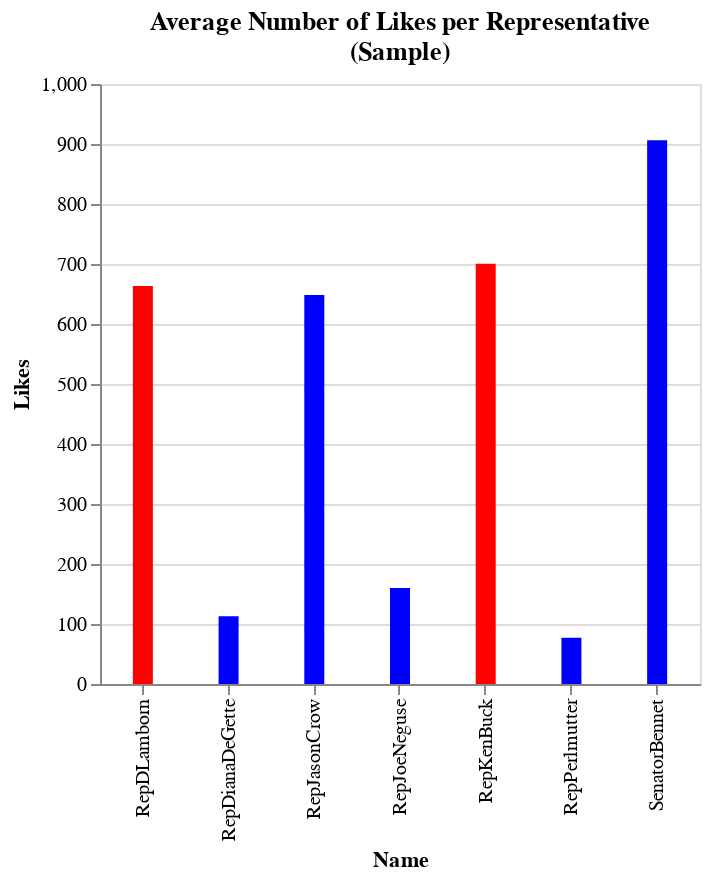

Notebook code cell kept with this figure:
### Code cell
import altair as alt
#,scale=alt.Scale(type='log')
#selection_repub = alt.selection_multi(fields=['name'])


base = alt.Chart(sumD).mark_bar(color='blue',size=10).encode(
    x=alt.X('name',sort = 'x',title='Name'),
    y=alt.Y('nlikes',title='Likes'),#,scale=alt.Scale(type='log')),
    #color=alt.condition(selection_repub, 'name', alt.value('blue')),
    #color= alt.Color('name', scale=alt.Scale(scheme='blue')),
    tooltip = ["nreplies","nretweets"]
).properties(
     title={
    "text": ["Average Number of Likes per Representative","(Sample)"]},
     width=300,
     height=300
)#.add_selection(
    #selection_repub)
    
base2 = alt.Chart(sumR).mark_bar(color='red',size=10).encode(
    x=alt.X('name',sort='-x',title='Name'),
    y=alt.Y('nlikes',title='Likes'),#,scale=alt.Scale(type='log')),
    #color=alt.condition(selection_repub, 'name', alt.value('blue')),
    #color= alt.Color('name', scale=alt.Scale(scheme='blue')),
    tooltip = ["nreplies","nretweets"]
)#.properties(
  #   title={
  #  "text": ["Average Number of Likes per Representative","(Sample)"]},
 #    width=300,
 #    height=300
#)
    
    
#base.configure_axisY(labelFontSize=14,tickCount=2)
#base2.configure_axisY(labelFontSize=14,tickCount=100)
x = alt.layer(base,base2).resolve_scale(
   # y = 'independent'
)
x
#x = base | base2
#x.configure_axisY(labelFontSize=14,tickCount=5)
#x.save('likesVis.html')

### Figure 1 — Vega-Lite specification as saved in the notebook (floating-point values rounded to 4 significant figures)
{"config": {"view": {"continuousWidth": 400, "continuousHeight": 300}}, "layer": [{"data": {"name": "data-2c2154484f9a5018aae4d9372b7bdec8"}, "mark": {"type": "bar", "color": "blue", "size": 10}, "encoding": {"tooltip": [{"type": "quantitative", "field": "nreplies"}, {"type": "quantitative", "field": "nretweets"}], "x": {"type": "nominal", "field": "name", "sort": "x", "title": "Name"}, "y": {"type": "quantitative", "field": "nlikes", "title": "Likes"}}, "height": 300, "title": {"text": ["Average Number of Likes per Representative", "(Sample)"]}, "width": 300}, {"data": {"name": "data-44b2f33101243543a92cdc6450b3c2ff"}, "mark": {"type": "bar", "color": "red", "size": 10}, "encoding": {"tooltip": [{"type": "quantitative", "field": "nreplies"}, {"type": "quantitative", "field": "nretweets"}], "x": {"type": "nominal", "field": "name", "sort": "-x", "title": "Name"}, "y": {"type": "quantitative", "field": "nlikes", "title": "Likes"}}}], "resolve": {"scale": {}}, "$schema": "https://vega.github.io/schema/vega-lite/v4.8.1.json", "datasets": {"data-2c2154484f9a5018aae4d9372b7bdec8": [{"nlikes": 112.9, "nreplies": 13.79, "nretweets": 26.1, "name": "RepDianaDeGette"}, {"nlikes": 160.1, "nreplies": 8.765, "nretweets": 30.03, "name": "RepJoeNeguse"}, {"nlikes": 648.5, "nreplies": 105.6, "nretweets": 140.9, "name": "RepJasonCrow"}, {"nlikes": 77.21, "nreplies": 12.14, "nretweets": 13.21, "name": "RepPerlmutter"}, {"nlikes": 906.2, "nreplies": 65.52, "nretweets": 149.1, "name": "SenatorBennet"}], "data-44b2f33101243543a92cdc6450b3c2ff": [{"nlikes": 700.3, "nreplies": 116.5, "nretweets": 227.7, "name": "RepKenBuck"}, {"nlikes": 663.3, "nreplies": 139.9, "nretweets": 175.3, "name": "RepDLamborn"}]}}
